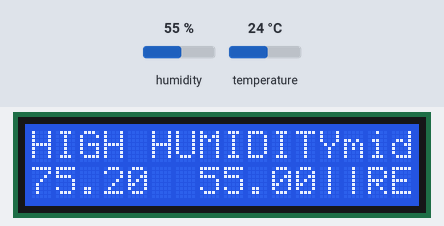
Simulated run of this sketch. Board: Arduino Uno, built with avr-gcc and run on an emulated ATmega328P. Parts: 16×2 character LCD. The test bench sets the inputs (shaded band); at power-on: temperature 24 °C, humidity 55 %. Random numbers use the default seed unless the sketch sets one; what the sketch prints to the serial monitor is not drawn.

Above: at 6.1 s.
6.2 s: temperature set to 41 °C
At 9.8 s:
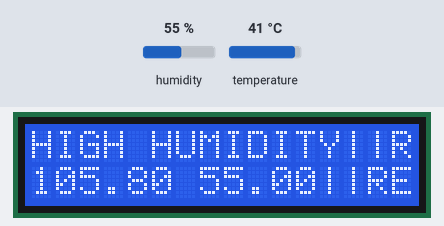
11.5 s: humidity set to 42 %
At 12.5 s:
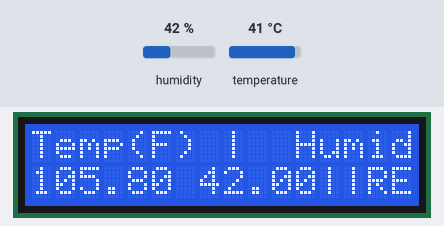
15.2 s: humidity set to 39 %
At 17.6 s:
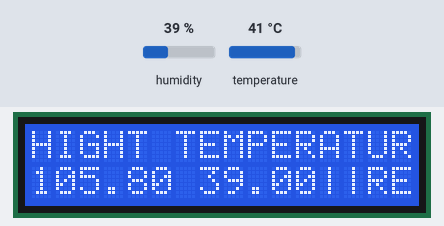
21.4 s: temperature set to 12 °C
At 23.5 s:
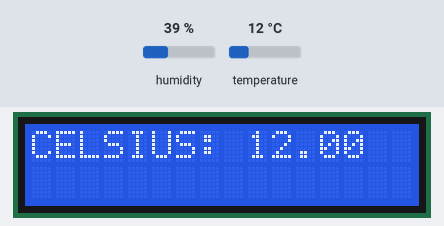
Timing chart, 0 to 25.0 s (numbered marks = the images above; inputs shaded):
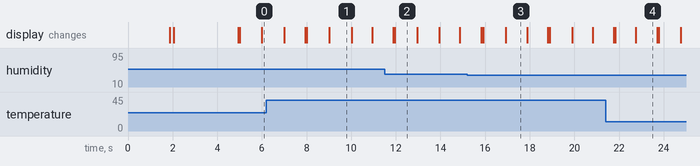

Measured:
- the behaviour switches between 41 and 40 % on humidity (found by bisection; images 2 and 3)
- what the display in image 1 shows lasts 1.0 s, from 9.0 s to 10.0 s

The sketch:

Star_Trek_Tricorder_V.12.6.ino
```cpp
String inData;
const int buttonPin = 2;     // the number of the pushbutton pin
const int ledPin =  13;      // the number of the LED pin
#include <LiquidCrystal.h>//LIBRARY FOR THE LCD DISPLAY
#include "DHT.h"//LIBRARY FOR THE DHT11 (NAME OF THE HUMIDITY SENSOR)
// set the DHT Pin
#define DHTPIN 8//STATES POSITION OF THE DHT11 DATA PINS

// initialize the library with the numbers of the interface pins
LiquidCrystal lcd(12, 11, 5, 4, 3, 2);
#define DHTTYPE DHT11
DHT dht(DHTPIN, DHTTYPE);

// variables will change:
int buttonState = 0;         // variable for reading the pushbutton status

void setup() {
  // initialize the pushbutton pin as an input:
  pinMode(buttonPin, INPUT);
   // BEGINS THE SETUP OF THE PROGRAM:
  const int buttonPin = 2;//STATES THE POSITION OF THE BUTTON
  pinMode(buttonPin, INPUT);
  lcd.begin(16, 2);//SETS THE LCD TO 16,2
  dht.begin();//STARTS LCD

  lcd.print("TRICORDER SETUP");//setup
  delay((random(1000, 3000)));//WAITS 1000- 3000 MILLISECS (1-3 SECS)
  lcd.setCursor(7,1);//RESETS THE CURSOR TO THE SECOND ROW
  Serial.print("Setup.");
  lcd.print(".");
  delay((random(10, 30)));//WAITS 10-30 MILLISECS (0.01-0.03 SECS)
  Serial.print("Setup..");
  lcd.clear();//CLEARS LCD
  lcd.print("..");
  delay((random(10, 30)));//WAITS 10-30 MILLISECS (0.01-0.03 SECS)
  Serial.print("Setup...");//LOADING
  lcd.clear();//CLEAR LCD
  lcd.print("...");//LOADING
  delay((random(10, 30)));//WAITS 10-30 MILLISECS (0.01-0.03 SECS)
  Serial.print("Setup.");
  lcd.clear();//CLEAERS LCD
  lcd.setCursor(7,1);//RESETS THE CURSOR TO THE SECOND ROW
  lcd.print(".");
  delay((random(10, 30)));//WAITS 10-30 MILLISECS (0.01-0.03 SECS)
  Serial.print("Setup..");
  lcd.clear();//CLEARS LCD
  lcd.print("..");
  delay((random(10, 30)));//WAITS 10-30 MILLISECS (0.01-0.03 SECS)
  Serial.print("Setup...");
  lcd.clear();//CLEARS LCD
  lcd.print("...");
  delay((random(10, 30)));//WAITS 10-30 MILLISECS (0.01-0.03 SECS)
  Serial.print("Setup.");
  lcd.clear();//CLEARS LCD
  lcd.setCursor(7,1);//RESETS THE CURSOR TO THE SECOND ROW
  lcd.print(".");
  delay((random(10, 30)));//WAITS 10-30 MILLISECS (0.01-0.03 SECS)
  Serial.print("Setup..");
  lcd.clear();//CLEARS LCD
  lcd.print("..");
  delay((random(10, 30)));//WAITS 10-30 MILLISECS (0.01-0.03 SECS)
  Serial.print("Setup...");
  lcd.clear();//CLEARS LCD
  lcd.print("...");
  delay((random(10, 3000)));//WAITS 10-3000 MILLISECS (0.01-3 SECS)
  Serial.print("Setup.");
  lcd.clear();//CLEARS LCD
  int buttonState = 0;
  Serial.begin(115200);

  // reserve 200 bytes for the inputString:
}

void loop() {
  // put your main code here, to run repeatedly:
  // PRINT DATA TO THE LCD.
    lcd.print("Temp(F) |  Humidity|");
    delay((random(10, 30)));//waits 10-30 millisecs (0.01-0.03)
    Serial.print("Temp:");
    // set the cursor to column 0, line 1
    // (note: line 1 is the second row, since counting begins with 0):
    lcd.setCursor(0, 1); //RESETS CURSOR TO THE FIRST ROW
    // read humidity
    float h = dht.readHumidity();//SETS UP THE DHT11 IN HUMIDITY
    //read temperature in Fahrenheit
    float f = dht.readTemperature(true);//SETS UP THE DHT11 IN TEMPERATURE (F)
    float c = 5*(f-32)/9;//SETS UP THE DHT11 IN TEMPERATURE (C)

    delay((random(10, 30)));//waits 10-30 millisecs (0.01-0.03)
    if (isnan(h) || isnan(f)) {//if there is an error, the error message will show on screen
      lcd.print("|==| TRICORDER ERROR |==|");//error message
      Serial.print("TRICORDER ERROR");
      delay(1000);//WAIT 1000 MILLISECS (1 SECS)
      lcd.print("REALIGN DHT11 PINS");//TROUBLESHOOTING TIPS
      delay(1000);//WAIT 1000 MILLISECS (1 SECS)
      lcd.print("CHECK PINS");//TROUBLESHOOTING TIPS
      return;//RESETS THE CURSOR AND CLEARS THE LCD
    }
    lcd.print(f);//PRINTS THE TERMPERATURE IN F
    Serial.print(f);//PRINTS THE F IN SERIAL MONITER
    lcd.setCursor(7,1);//RESETS THE CURSOR TO THE SECOND ROW
    lcd.print(h); //PRINTS THE HUMIDITY
    Serial.print("HUMIDITY");//WRITES THE LABEL FOR THE HUMIDITY ON THE SERIAL MONITER
    Serial.print(h);//PRINTS THE HUMIDITY IN THE SERIAL MONITER
    if (h>40) {//WARNING FOR HIGH HUMIDITY
      Serial.print("||RED ALERT||");
      Serial.print("BIOCONTAMINATION");
      Serial.print("EVACUATE ZONE: HIGH HUMIDITY");
      lcd.print("||RED ALERT||");
      delay(500);
      Serial.print("BIOCONTAMINATION");
      delay(500);
      lcd.print("EVACUATE ZONE: HIGH HUMIDITY");
      }
    if (f>100) {//WARNING FOR TOO HOT
      Serial.print("||RED ALERT||");
      Serial.print("TIME DISTORTIONS");
      Serial.print("EVACUATE ZONE: HIGH TEMPERATURE");
      lcd.print("||RED ALERT||");
      delay(500);
      Serial.print("TIME DISTORTIONS");
      delay(500);
      lcd.print("EVACUATE ZONE: HIGHT TEMPERATURE");
      }
    if (f<45) {//WARNING FOR TOO COLD
      Serial.print("||WARNING||");
      Serial.print("CHECK TEMPERATURE");
      Serial.print("EVACUATE ZONE: TOO COLD");
      lcd.print("||WARNING||");
      delay(500);
      Serial.print("CHECK TEMPERATURE");
      delay(500);
      lcd.print("EVACUATE ZONE: TOO COLD");
      }
    delay((random(900, 1000)));
    lcd.clear();//CLEARS LCD
    lcd.print("CELSIUS: ");//WRITES TEXT
    (7,1);//RESETS CURSOR TO THE SECOND ROW
    lcd.print(c);//CONVERTS TEMPERATURE F TO C WITH THE CONVERSION EQUATION (5/9*(F-32) USING ACII CHARS)
    delay((random(900, 1000)));
    lcd.clear();//CLEARS LCD
}
```
